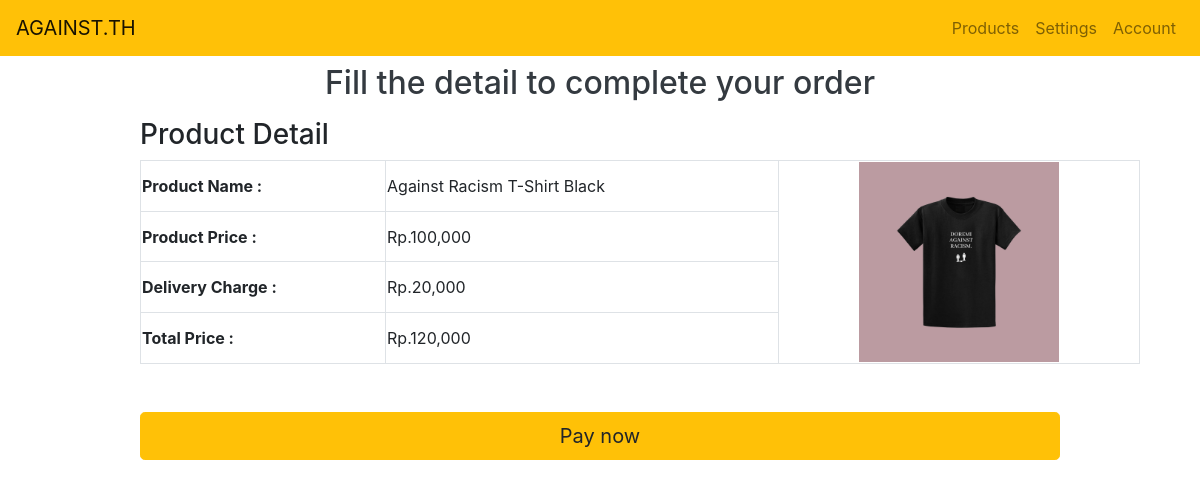
The app's page /order.php?id=13 with its own data.
### tables this page shows
CREATE TABLE `product` (
  `id` int(11) NOT NULL,
  `product_name` varchar(255) NOT NULL,
  `product_price` varchar(255) NOT NULL,
  `product_image` varchar(255) NOT NULL
);

### order.php (the view, shortened to what this page needs)
<?php
    require 'config.php';
    if(isset($_GET['id'])){
        $id=$_GET['id'];
        $sql="SELECT * FROM product WHERE id='$id'";
        $result=mysqli_query($conn,$sql);
        $row=mysqli_fetch_array($result);
        $pname=$row['product_name'];
        $pprice=$row['product_price'];
        $del_charge=20000;
        $total_price=$pprice+$del_charge;
        $pimage=$row['product_image'];
    }
    else{
        echo 'No product found';
    }
?>
<html lang="en">
<head>
    <link rel="stylesheet" href="https://maxcdn.bootstrapcdn.com/bootstrap/4.5.2/css/bootstrap.min.css">
</head>
<body>
<nav class="navbar navbar-expand-md bg-warning navbar-light">
    <a class="navbar-brand" href="#">AGAINST.TH</a>
    <div class="collapse navbar-collapse" id="collapsibleNavbar">
        <ul class="navbar-nav ml-auto">
        <li class="nav-item">
            <a class="nav-link" href="index.php">Products</a>
        </li>
        <li class="nav-item">
            <a class="nav-link" href="#">Settings</a>
        </li>
        <li class="nav-item">
            <a class="nav-link" href="#">Account</a>
        </li>
        </ul>
    </div>
    </nav>
    <div class="container">
        <div class="row justify-content-center">
            <div class="col-md-10 mb-5">
                <h2 class="text-center p-2 text-dark"> Fill the detail to complete your order</h2>
                <h3>Product Detail</h3>
                <table class="table-bordered" width="1000">
                    <tr>
                        <th>Product Name :</th>
                        <td><?= $pname; ?></td>
                        <td rowspan="4" class="text-center"><img src="<?= $pimage; ?>" width="200"></td>
                    </tr>
                    <tr>
                        <th>Product Price :</th>
                        <td>Rp.<?= number_format($pprice);?></td>
                    </tr>
                    <tr>
                        <th>Delivery Charge :</th>
                        <td>Rp.<?= number_format($del_charge);?></td>
                    </tr>
                    <tr>
                        <th>Total Price :</th>
                        <td>Rp.<?= number_format($total_price);?></td>
                    </tr>
                </table>
                <br>
                <br>
                <a href="pay.php?id=<?= $row['id']; ?>" class="btn btn-warning btn-block btn-lg">Pay now
                </a>
            </div>
        </div>
    </div>
</body>
</html>

### records on screen
product: product_name "Against Racism T-Shirt Black", product_image (picture), product_price "100,000", product_price "120,000"

### other values on screen
$del_charge "20,000"
